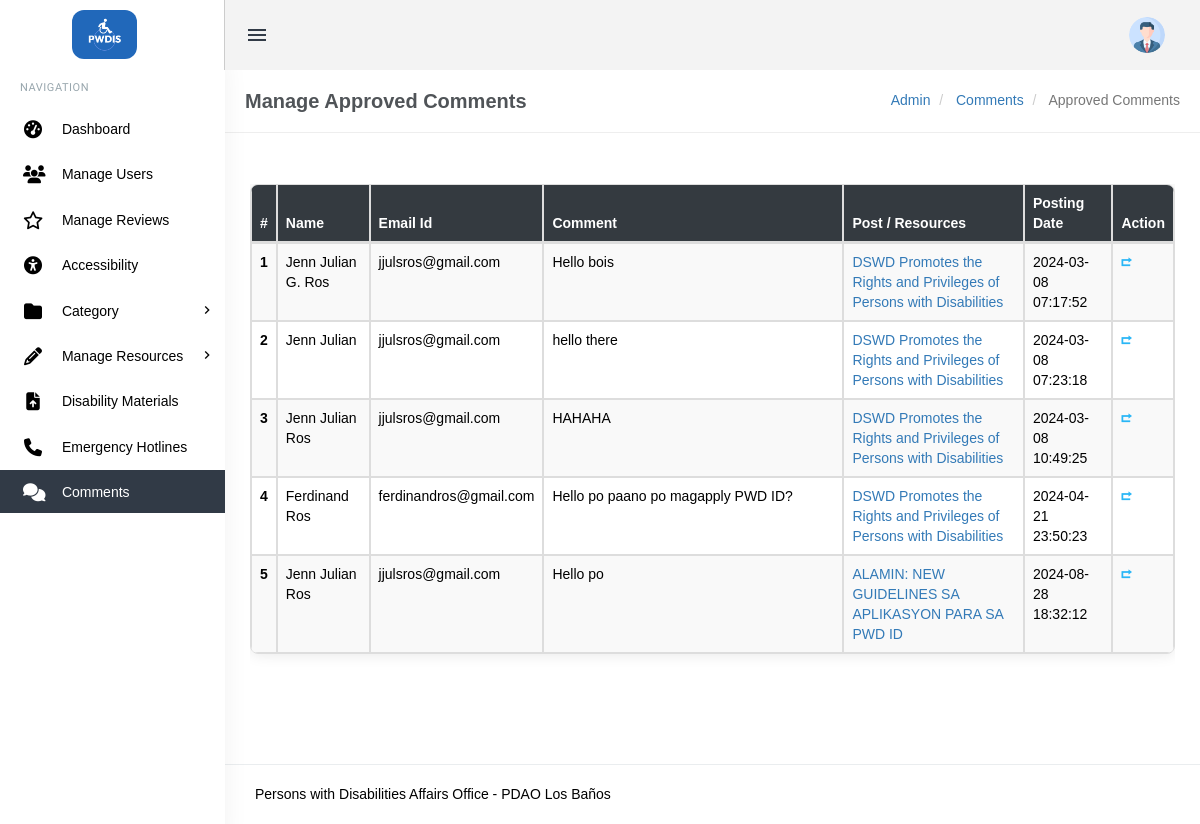
Page /admin/manage-comments.php (signed in) on the earlier database version.
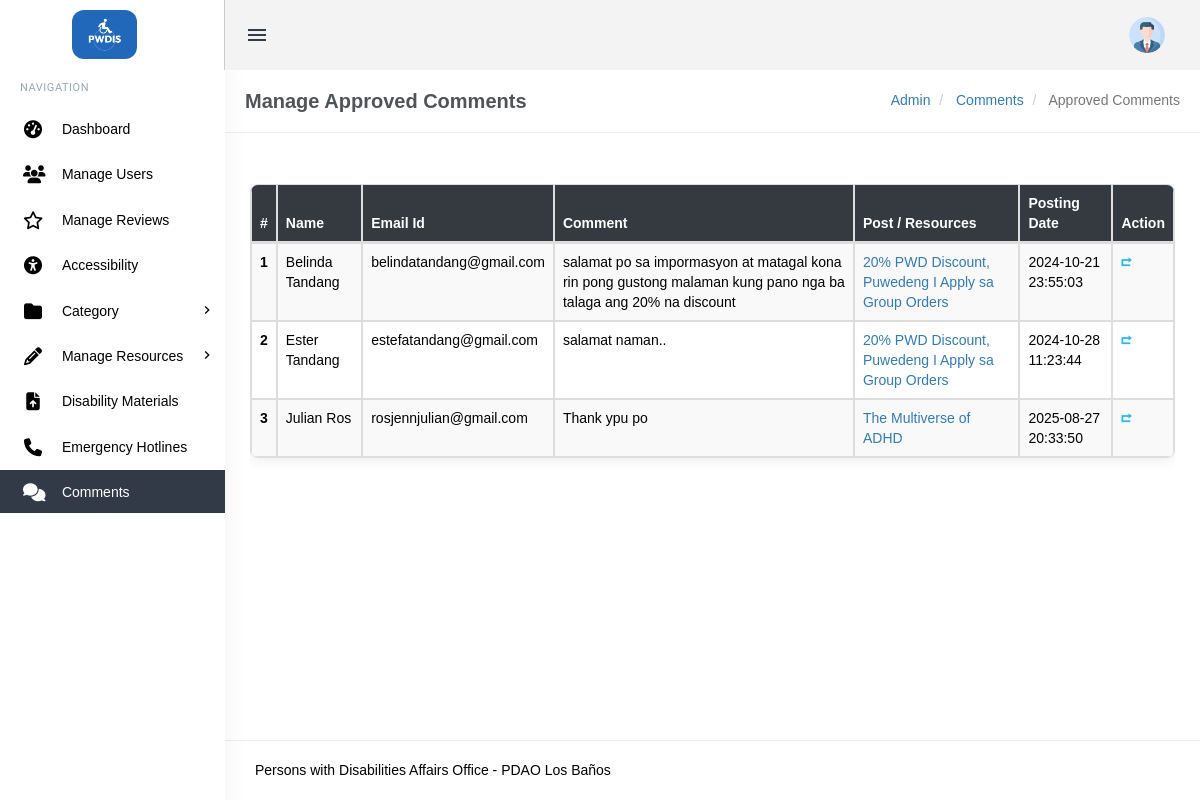
Same page on the later database version.
### tables this page shows
CREATE TABLE `tblcomments` (
  `id` int(11) NOT NULL,
  `postId` char(11) DEFAULT NULL,
  `name` varchar(120) DEFAULT NULL,
  `email` varchar(150) DEFAULT NULL,
  `comment` mediumtext DEFAULT NULL,
  `postingDate` timestamp NULL DEFAULT current_timestamp(),
  `avatar_url` varchar(255) NOT NULL,
  `status` varchar(1) DEFAULT NULL
);

CREATE TABLE `tblposts` (
  `id` int(11) NOT NULL,
  `PostTitle` longtext DEFAULT NULL,
  `CategoryId` int(11) DEFAULT NULL,
  `PostDetails` longtext DEFAULT NULL,
  `PostingDate` timestamp NULL DEFAULT current_timestamp(),
  `UpdationDate` timestamp NULL DEFAULT NULL ON UPDATE current_timestamp(),
  `Is_Active` int(1) DEFAULT NULL,
  `PostUrl` mediumtext DEFAULT NULL,
  `PostImage` varchar(255) DEFAULT NULL
);

### admin/manage-comments.php (the view, shortened to what the changed rows need)
<?php
include('includes/config.php');
if (strlen($_SESSION['login']) == 0) {
    header('location:index.php');
} else {
?>
    <!DOCTYPE html>
    <html lang="en">
    <head>
        <link href="assets/css/bootstrap.min.css" rel="stylesheet" type="text/css" />
        <link href="assets/css/core.css" rel="stylesheet" type="text/css" />
        <link href="assets/css/icons.css" rel="stylesheet" type="text/css" />
        <link href="assets/css/menu.css" rel="stylesheet" type="text/css" />
        <link href="assets/css/responsive.css" rel="stylesheet" type="text/css" />
        <link rel="stylesheet" href="https://cdnjs.cloudflare.com/ajax/libs/font-awesome/6.6.0/css/all.min.css" />
    </head>
    <body class="fixed-left">
        <div id="wrapper">
            <div class="content-page">
                <div class="content">
                    <div class="container">
                        <div class="row">
                            <div class="row">
                                <div class="col-md-12">
                                    <div class="demo-box m-t-20">
                                        <div class="table-responsive">
                                            <table class="table table-striped table-hover table-bordered table-modern">
                                                <thead>
                                                    <tr>
                                                        <th>#</th>
                                                        <th> Name</th>
                                                        <th>Email Id</th>
                                                        <th width="300">Comment</th>
                                                        <th>Post / Resources</th>
                                                        <th>Posting Date</th>
                                                        <th>Action</th>
                                                    </tr>
                                                </thead>
                                                <tbody>
                                                    <?php
                                                    $query = mysqli_query($con, "Select tblcomments.id,  tblcomments.name,tblcomments.email,tblcomments.postingDate,tblcomments.comment,tblposts.id as postid,tblposts.PostTitle from  tblcomments join tblposts on tblposts.id=tblcomments.postId where tblcomments.status=1");
                                                    $cnt = 1;
                                                    while ($row = mysqli_fetch_array($query)) {
                                                    ?>
                                                        <tr>
                                                            <th scope="row"><?php echo htmlentities($cnt); ?></th>
                                                            <td><?php echo htmlentities($row['name']); ?></td>
                                                            <td><?php echo htmlentities($row['email']); ?></td>
                                                            <td><?php echo htmlentities($row['comment']); ?></td>
                                                            <td><a href="edit-post.php?pid=<?php echo htmlentities($row['postid']); ?>"><?php echo htmlentities($row['PostTitle']); ?></a> </td>
                                                            <td><?php echo htmlentities($row['postingDate']); ?></td>
                                                            <td>
                                                                <?php if ($st == 0) : ?>
                                                                    <a href="manage-comments.php?disid=<?php echo htmlentities($row['id']); ?>" title="Disapprove this comment"><i class="ion-arrow-return-right" style="color: #29b6f6;"></i></a>
                                                                <?php else : ?>
                                                                    <a href="manage-comments.php?appid=<?php echo htmlentities($row['id']); ?>" title="Approve this comment"><i class="ion-arrow-return-right" style="color: #29b6f6;"></i></a>
                                                                <?php endif; ?>
                                                                &nbsp;<a href="manage-comments.php?rid=<?php echo htmlentities($row['id']); ?>&&action=del"> <i class="fa fa-trash-o" style="color: #f05050"></i></a>
                                                            </td>
                                                        </tr>
                                                    <?php
                                                        $cnt++;
                                                    } ?>
                                                </tbody>
                                            </table>
                                        </div>
                                    </div>
                                </div>
                            </div>
                        </div>
                    </div>
                </div>
            </div>
    </body>
    </html>
<?php } ?>

Differences in the rows shown:
removed tblcomments: name "Jenn Julian G. Ros", email "jjulsros@gmail.com", comment "Hello bois", postId.PostTitle "DSWD Promotes the Rights and Privileges of Persons with Disabilities", postingDate "2024-03-08 07:17:52"
removed tblcomments: name "Jenn Julian", email "jjulsros@gmail.com", comment "hello there", postId.PostTitle "DSWD Promotes the Rights and Privileges of Persons with Disabilities", postingDate "2024-03-08 07:23:18"
removed tblcomments: name "Jenn Julian Ros", email "jjulsros@gmail.com", comment "HAHAHA", postId.PostTitle "DSWD Promotes the Rights and Privileges of Persons with Disabilities", postingDate "2024-03-08 10:49:25"
removed tblcomments: name "Ferdinand Ros", email "ferdinandros@gmail.com", comment "Hello po paano po magapply PWD ID?", postId.PostTitle "DSWD Promotes the Rights and Privileges of Persons with Disabilities", postingDate "2024-04-21 23:50:23"
removed tblcomments: name "Jenn Julian Ros", email "jjulsros@gmail.com", comment "Hello po", postId.PostTitle "ALAMIN: NEW GUIDELINES SA APLIKASYON PARA SA PWD ID", postingDate "2024-08-28 18:32:12"
added tblcomments: name "Belinda Tandang", email "belindatandang@gmail.com", comment "salamat po sa impormasyon at matagal kona rin pong gustong malaman kung pano nga ba talaga ang 20% na discount", postId.PostTitle "20% PWD Discount, Puwedeng I Apply sa Group Orders", postingDate "2024-10-21 23:55:03"
added tblcomments: name "Ester Tandang", email "estefatandang@gmail.com", comment "salamat naman..", postId.PostTitle "20% PWD Discount, Puwedeng I Apply sa Group Orders", postingDate "2024-10-28 11:23:44"
added tblcomments: name "Julian Ros", email "rosjennjulian@gmail.com", comment "Thank ypu po", postId.PostTitle "The Multiverse of ADHD", postingDate "2025-08-27 20:33:50"
